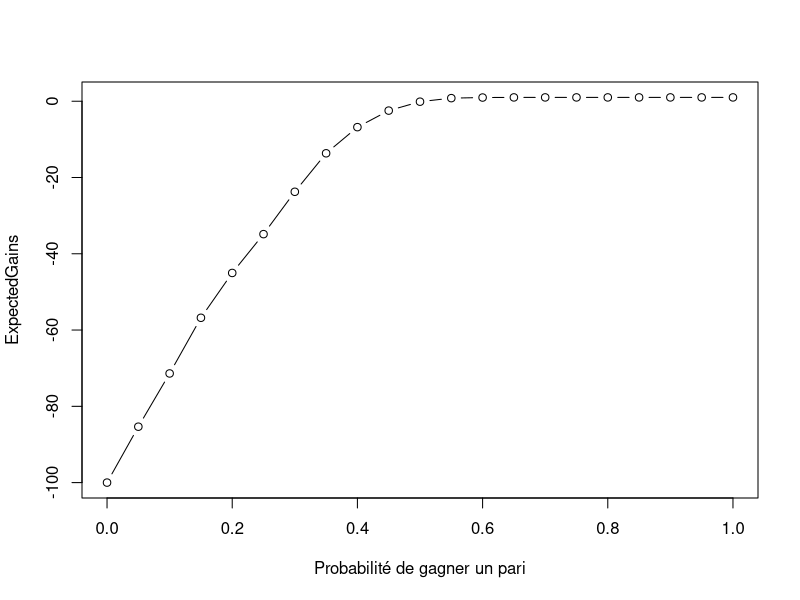
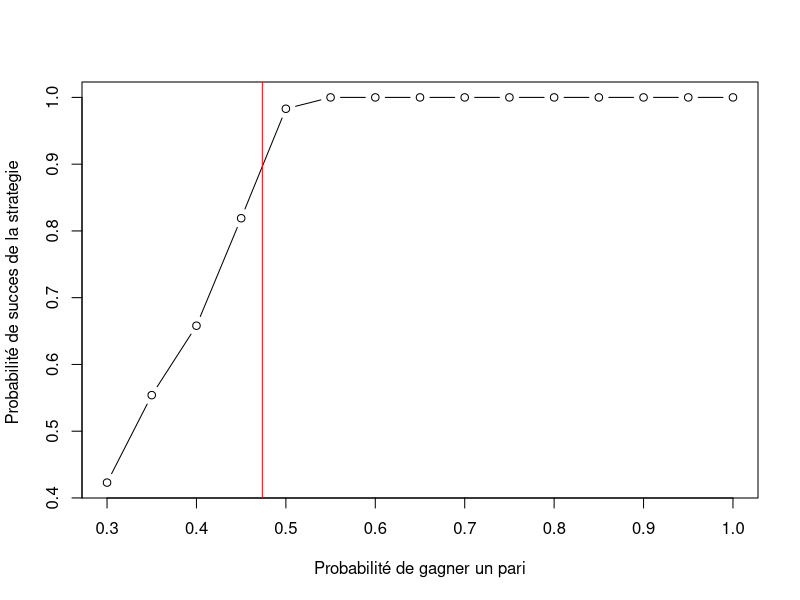
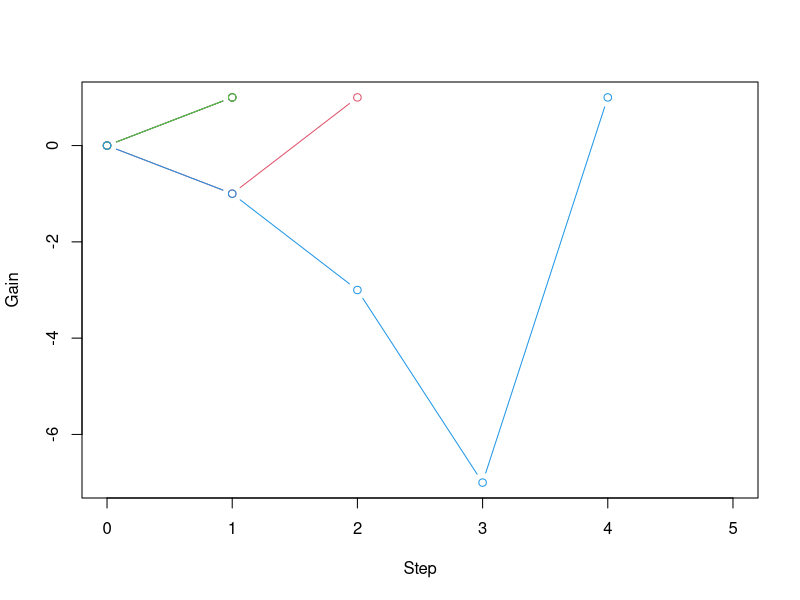

Recreate these plots in R, in order. (Note: a time limit stopped this script after it produced the figures.)
############### 1. La roulette

##### 1.1. Roulette américaine

Bet <- function(p){
  Res <- runif(1)
  if (Res<p) {
    return(1)
  }else{
    return(-1)
  }
  
}


##### 1.2. Roulette anglaise (Bonus)
EngBet <- function(pr,pv){ #pr proba de tirer rouge, pv proba de tirer 0(vert)
  Res <- runif(1)
  if(Res<pr){
    return(1)
  }else{
    if(Res<pr+pv){
      return(-1/2)
    }else{
      return(-1)
    }
  }

}

######## 2. Simulation du gain cumulé 

#### 2.1 Le joueur persévérant

#1.
JoueurPerseverant <- function(p, Nmax = 10000){
  S <- 0 #gain cumulé
  S_n <- c() #évolution du gain cumulé
  n <- 0 #nombre de paris effectués
  while (1 != S && n<Nmax) {
    S <- S + Bet(p)
    n=n+1
    S_n <- c(S_n,S)
  }
  return(S_n)
}

#2.
#En regardant les questions on voit qu'on n'a pas besoin de connaître toute la trajectoire de S_n
# On peut ne garder que la valeur minimale, le nombre de paris et la valeur finale


Strategie1 <- function(p,Nmax = 10000){
  S_n <- 0
  n <- 0
  min <- 0
  while (1 != S_n && n<Nmax) {
    S_n <- S_n+Bet(p)
    n <- n+1
    if (min > S_n){
      min <- S_n
    }
  }
  return(list(NumberOfBets=n, MaximumLoss=min,FinalGain=S_n)) 
}


n <- 10 #nombre de réalisations qu'on veut simuler
set.seed(4)
#p=18/38
#set.seed(4)
p <- 1/2
Nmax=10^3
maxn <- 0
mins <- rep(0,n)
gain <- rep(0,n)
for(i in 1:n){
  Simulation <- Strategie1(p,Nmax)
  if(maxn < Simulation$NumberOfBets){
    maxn <- Simulation$NumberOfBets
  }
  mins[i] <- Simulation$MaximumLoss
  gain[i] <- Simulation$FinalGain
}

cat(paste("Le nombre maximal de paris est",maxn))
cat(paste("Les valeurs minimales prises par le gain cumulé ",paste(mins, collapse = ", "), 
          ".\n Leur valeur moyenne est :",mean(mins)))
cat(paste("La moyenne empirique du gain final est : ",mean(gain)))

#3. Application de méthodes Monte Carlo
#a)
# calculer la moyenne empirique des profits cumulés à la fin pour MC réalisations de la strategie
ExpectedGainS1 <- function(p,MC=10^3, Nmax=100){ 
  mean(unlist(replicate(MC, Strategie1(p,Nmax))[3,]))
  }

x <- seq(0,1,by=0.05) #probabilité de gagner un pari (discrétisation de l'intervalle [0,1])
MC <- 10^3 #nombre de simulations Monte Carlo 
Nmax <- 100 #nombre maximal de paris pour une strategie fixée

#On estime l'espérance des gains cumulés à la fin de la stratégie pour différentes probabilités p. 
ExpectedGains <- sapply(x,FUN = function(x){ExpectedGainS1(x,MC,Nmax)})
plot(x,ExpectedGains,xlab = 'Probabilité de gagner un pari',type = 'b')

set.seed(20)
ExpectedGainS1(1/2,MC=10^4)
ExpectedGainS1(18/38,MC=10^4)

# Dans le cas de la roulette américaine, la moyenne empirique du profit cumulé final est négative, 
# ce qui suggère que la stratégie n'est pas avantageuse pour le joueur

#b)
#Pour estimer la probabilité de succès :
        # -on simule un grand nombre de réalisations de la stratégie
        # -on compte combien de fois le gain cumulé est égal à 1 
        # -on divise le résultat par le nombre de réalisations
ProbaSucces <- function(p, MC=10^3, Nmax=5000){
  return(sum(replicate(MC,Strategie1(p,Nmax)$FinalGain==1))/MC)
}

x <- seq(0.3,1,by=0.05)
t <- Sys.time()
probas=sapply(x, ProbaSucces)
plot(x,probas,type = 'b',xlab = "Probabilité de gagner un pari",ylab = "Probabilité de succes de la strategie ")
abline(v=18/38,col="red")

############## Stratégie de Martingale

#1.
# Simulation de la stratégie
martingale <- function(p,Mmax=Inf){ #le paramètre Mmax représente la mise maximale imposée par le casino (voir question 4)
  S <- 0
  S_n <- c(S)
  bet <- 1
  while(S!=1 && Mmax>=bet){ 
    S <- S+bet*Bet(p)
    S_n <- c(S_n,S)
    bet <- bet*2
  }
  return(S_n)
}

# Représentation graphique :

set.seed(52)
p=18/38
Simulation <- list() #on va sauvegarder les réalisations pour pouvoir ajouster la taille du graphique (xlim).
MaxLen <- 0
for(i in 1:5){
  Simulation[[i]] <- martingale(p)
  if(MaxLen < length(Simulation[[i]])){
    MaxLen <- length(Simulation[[i]])
  }
}
# Si on a parié n fois avant de gagner, la valeur minimale atteinte par le profit cumulé est -(2^(n-1)-1)
n <- MaxLen-1 #le nombre de paris dans le pire des 5 cas
MinValue <- -(2^(n-1)-1) #la valeur minimale  du profit cumulé
plot((1:length(Simulation[[1]]))-1, Simulation[[1]], ylim = c(MinValue,1), xlim=c(0, MaxLen),col=1,ylab='Gain',xlab = 'Step',type = 'b')
for (i in 2:4) {
  lines((1:length(Simulation[[i]]))-1,Simulation[[i]], ylim = c(MinValue,1),col=i, type = 'b')
}



#### Remarque : Si on connaît le nombre de paris effectués par le joueur (ou la dernière somme pariée), 
# on peut reconstituer la trajectoire du profit cumulé. On peut donc aussi travailler avec la fonction suivante :

martingale2 <- function(p){
  S <- 0
  bet <- 1
  while(S!=1){ 
    S <- S+bet*Bet(p)
    bet <- bet*2
  }
  return(log(bet,2))  # la fonction retourne le nombre de paris effectués.
}

#2. Min value
pr <- 18/38
pe <- 1/2
minR <- 0
minE <- 0
n <- 10

for(i in 1:n){
  Simulation=martingale(pe)
  if(minE > min(Simulation)){
    minE <- min(Simulation)
  }
  Simulation=martingale(pr)
  if(minR > min(Simulation)){
    minR <- min(Simulation)
  }
}
minR; minE

# Le for peut être remplacé par :
minR <- min(replicate(n,-2^(martingale2(pr)-1)+1))
minE <- min(replicate(n, -2^(martingale2(pe)-1)+1))
minR; minE

#3. #Espérance du nombre de paris perdus avant le premier gain :
ExpectedNbBets <- function(p, MC=10^5){
  set.seed(1) #Pour pouvoir utiliser le même échantillon
  NbBets <- replicate(MC,martingale2(p)-1) #martigale2(p) = le nombre de paris effectués, donc nb. de paris perdus=martingale2(p) -1 
  return(mean(NbBets))
}
ExpectedNbBets(18/38)
ExpectedNbBets(1/2)



#Espérance de la valeur minimale
ExpectedMinVal <- function(p, MC=10^6){
  set.seed(1) #not necessary
  mins <- replicate(MC, -2^(martingale2(p)-1)+1)
  return(mean(mins))
}
ExpectedMinVal(18/38)
ExpectedMinVal(1/2)

#On voit bien que 2^{E[X]} != E[2^X] !

#4. Mmax est déjà pris en compte (avec +infini comme valeur par défaut) pour la fonction martingale.

# Pour la deuxième fonction on peut par exemple renvoyer une valeur aberrante à la place du nombre de paris effectués
# si le joueur s'arrête avant de gagner
martingale2 <- function(p,Mmax=Inf){
  S <- 0
  bet <- 1
  while(S!=1 && Mmax>=bet){ 
    S <- S+bet*Bet(p)
    bet <- bet*2
  }
  if(S == 1){
  return(log(bet,2))
  }else{
    return(S) #Si S est différent de 1, alors S<0 !  
  }
}
#Attention : si res=martingale2(p)>0 alors res est le nombre de paris; 
            # si res<0,  alors res est le profit cumulé quand la somme à parier dépasse Mmax, c.a.d la somme perdue par le joueur. 

#5.
SuccessProbability <- function(p,MC=10^5,Mmax=Inf){
  success=0
  for( i in 1:MC){
    success=success+(max(martingale(p,Mmax))==1) 
  }
  return(success/MC)
}

#ou avec apply (plus rapide) :
SuccessProbability <- function(p,MC=10^5,Mmax=Inf){
  return(sum(replicate(MC, martingale2(p,Mmax)> 0))/MC)
}
SuccessProbability(1/2,Mmax = 100)
SuccessProbability(18/38,Mmax = 100)

# Évolution de la probabilité de succès :
x <- seq(0,1,by=0.05)
Mmax = 100
probas <- sapply(x, FUN = function(x){SuccessProbability(x,Mmax)})
plot(x,probas,xlab = "Probabilité de gagner un pari",ylab = "Probabilité de succès de la stratégie",
     main = paste("Stratégie de Martingale, Mmax=",Mmax))

#6.
SuccessProbability(18/38,Mmax = 100)
#On peut remarquer que la probabilité de gagner reste très élevée, même avec Mmax=100. Le joueur a beaucoup de chances de gagner 
# une petite somme (une unité) et peu de chances de perdre une grande somme. Pour voir si la stratégie est avantageuse
# on peut essayer d'estimer l'espérance de son gain. 

ExpectedGain <- function(p,MC=10^5,Mmax=Inf){
  mean(sapply(1:MC, FUN = function(x){
    Res <- martingale(p,Mmax)
    return(Res[length(Res)])
    }))
}
ExpectedGain(1/2,Mmax = 100)
ExpectedGain(18/38,Mmax = 100)
# Le fait que la moyenne empirique du gain sur un grand nombre de réalisations indépendantes est négative, suggère que
# la stratégie n'est pas favorable au joueur. 
